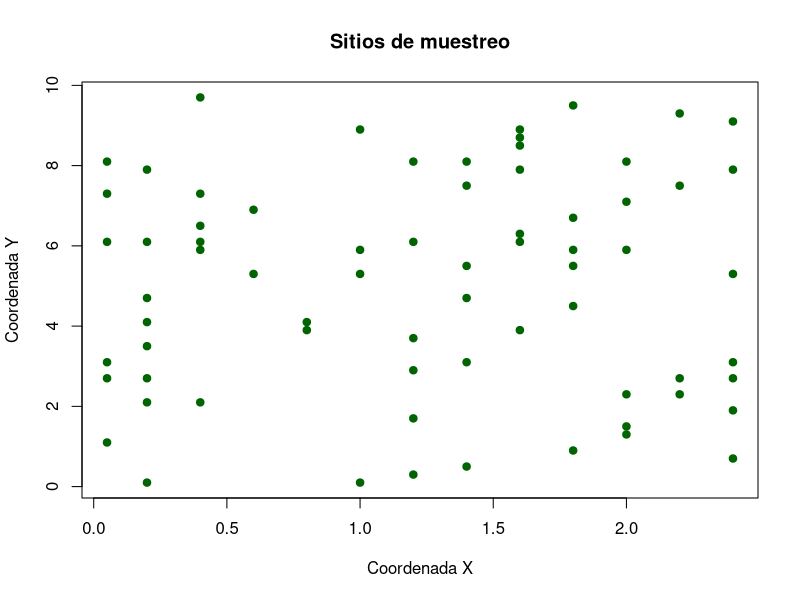
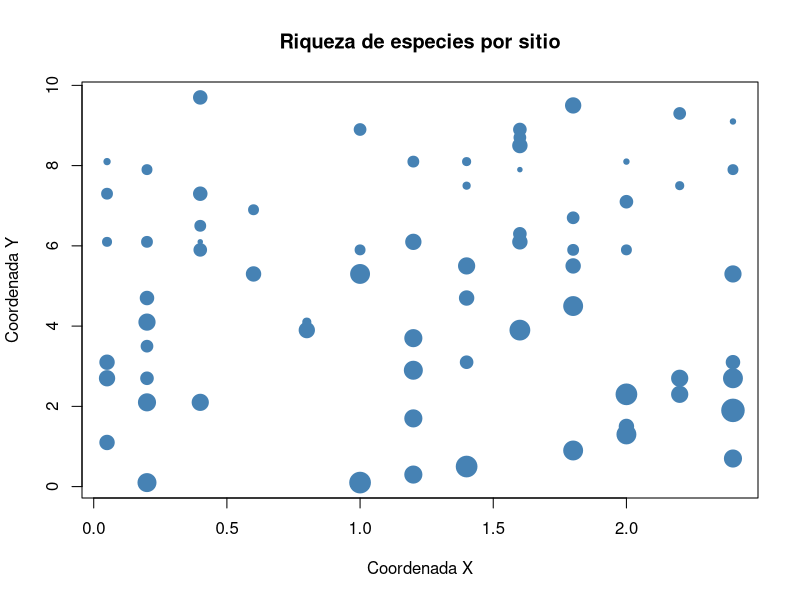
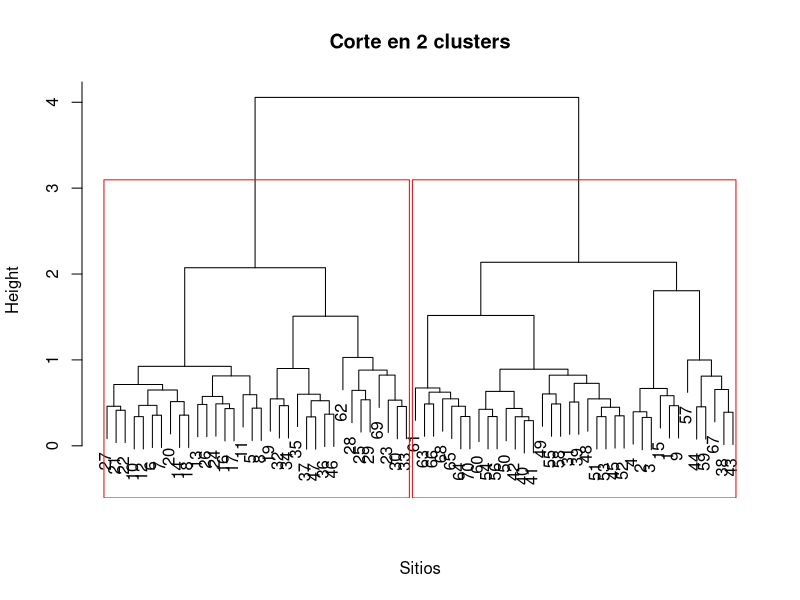
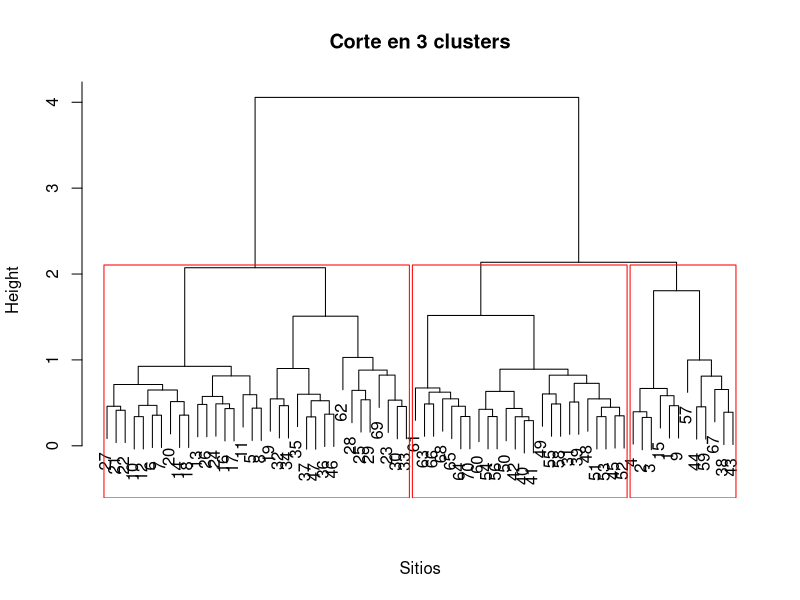
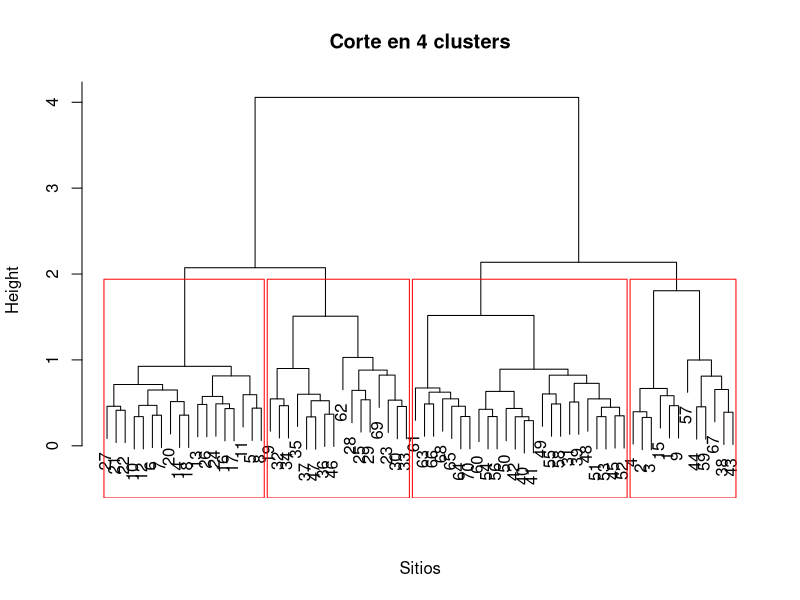

Here is the R script that generated these plots, in order:
## ---- chunk 1

library(vegan)
data(mite)
data(mite.xy)

?mite.xy
# Revisar estructura de los datos
dim(mite)
head(mite)

dim(mite.xy)
head(mite.xy)

# Matriz de comunidad
comunidad <- mite

# Coordenadas de los sitios
coord <- mite.xy

# Exploración inicial
summary(comunidad)
summary(coord)

# Número de especies por sitio
riqueza <- specnumber(comunidad)

# Abundancia total por sitio
abundancia_total <- rowSums(comunidad)

# Visualización espacial básica
plot(coord,
     pch = 19,
     col = "darkgreen",
     main = "Sitios de muestreo",
     xlab = "Coordenada X",
     ylab = "Coordenada Y")

# Tamaño del punto proporcional a la riqueza
plot(coord,
     pch = 19,
     cex = riqueza / max(riqueza) * 3,
     col = "steelblue",
     main = "Riqueza de especies por sitio",
     xlab = "Coordenada X",
     ylab = "Coordenada Y")
## ---- chunk 2
dist_sinEscalar <- vegdist(mite, method = "euclidean")

mite_hell <- decostand(mite, method = "hellinger")
dist_hell <- vegdist(mite_hell, method = "euclidean")

as.matrix(dist_sinEscalar)[1:3, 1:3]
as.matrix(dist_hell)[1:3, 1:3]
clust_hell <- hclust(dist_hell, method="ward.D2")
## ---- chunk 3
plot(clust_hell,
     main = "Corte en 2 clusters",
     xlab = "Sitios",
     sub = "")
rect.hclust(clust_hell, k = 2, border = "red")

plot(clust_hell,
     main = "Corte en 3 clusters",
     xlab = "Sitios",
     sub = "")
rect.hclust(clust_hell, k = 3, border = "red")

plot(clust_hell,
     main = "Corte en 4 clusters",
     xlab = "Sitios",
     sub = "")
rect.hclust(clust_hell, k = 4, border = "red")
